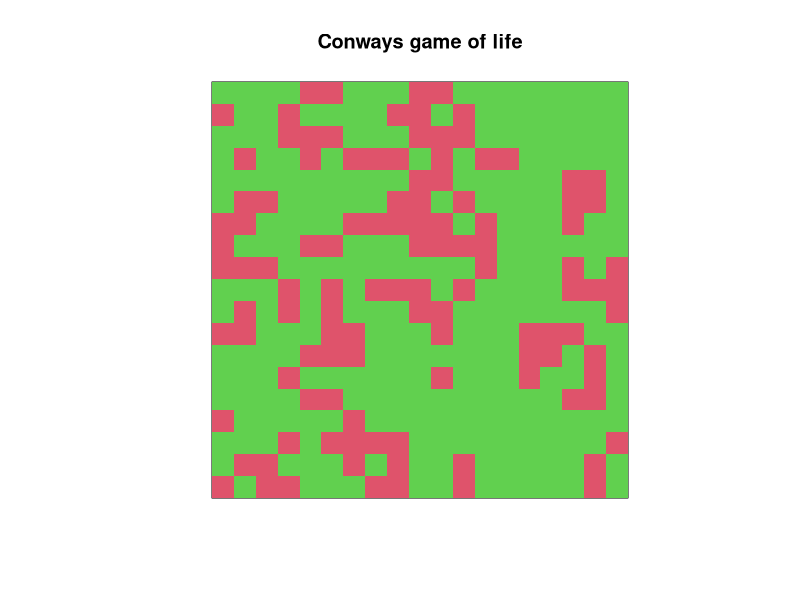
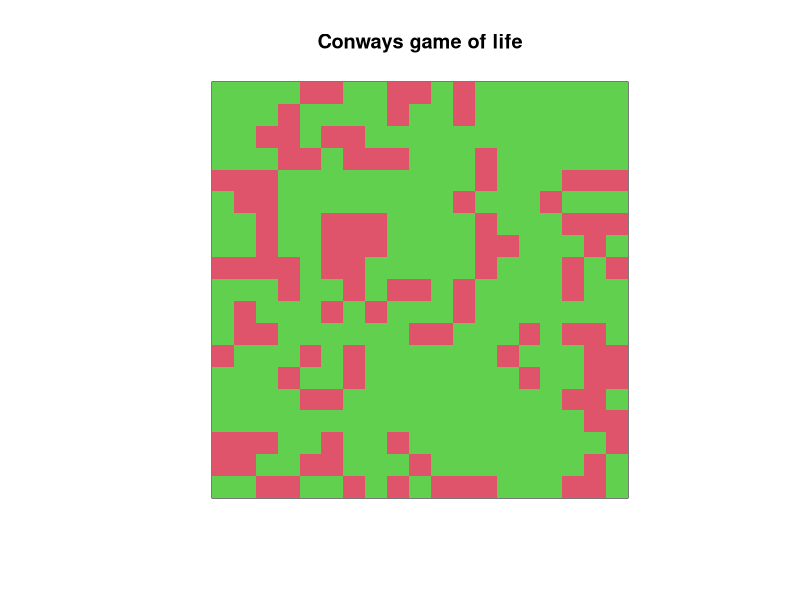
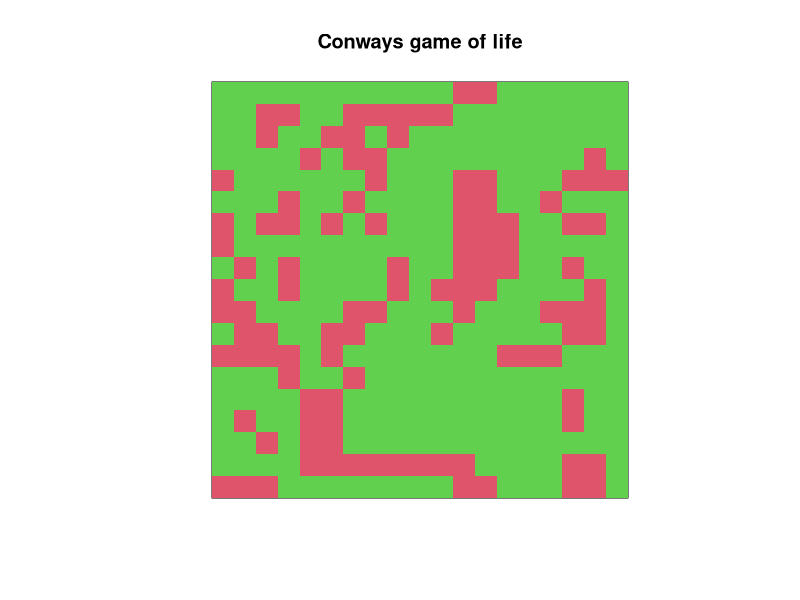
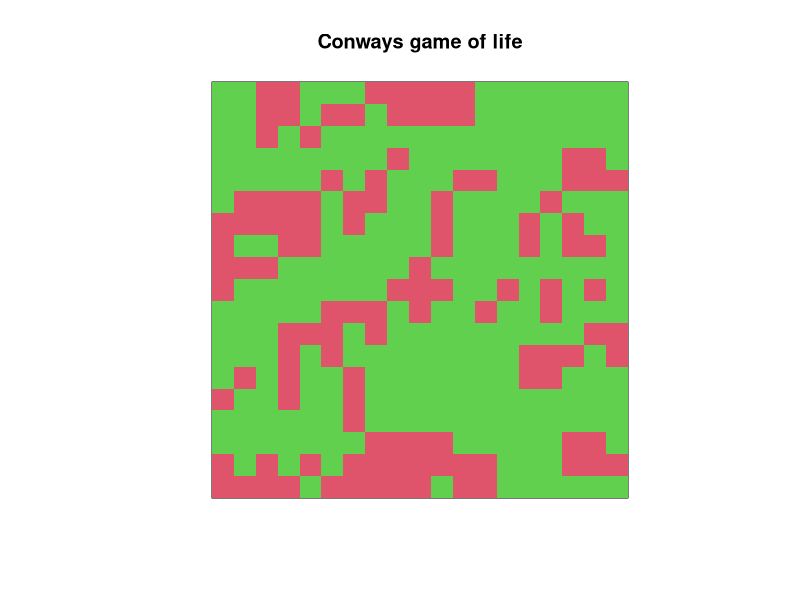
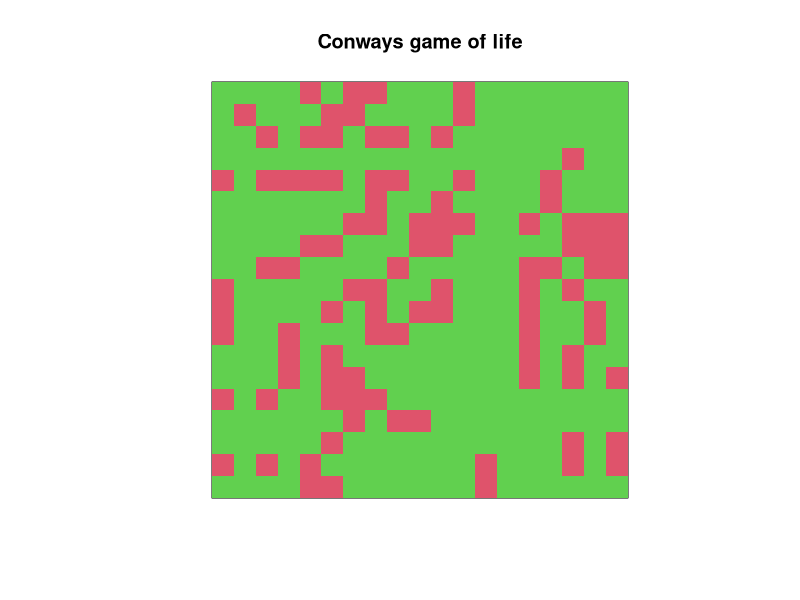
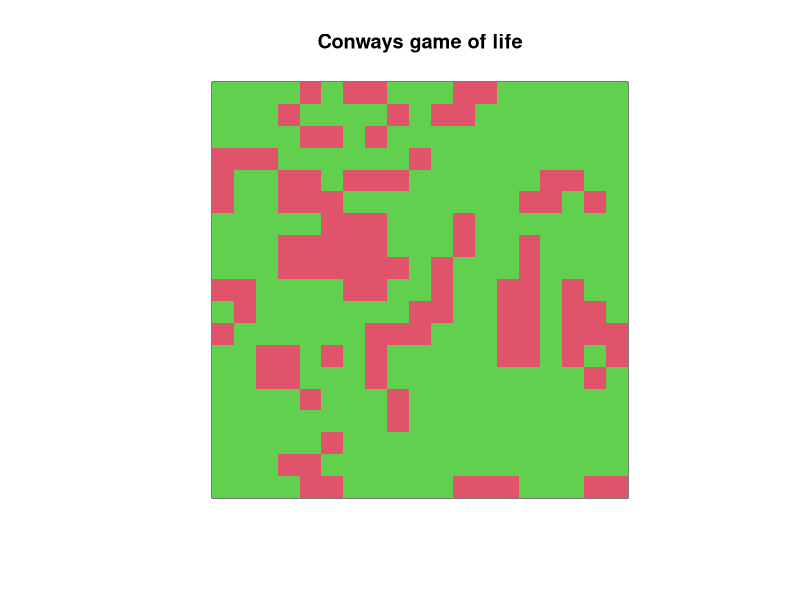
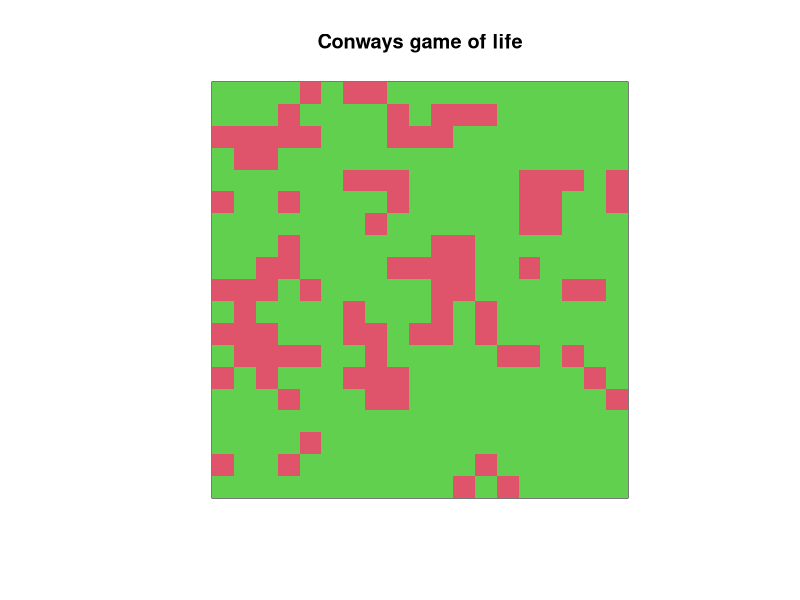
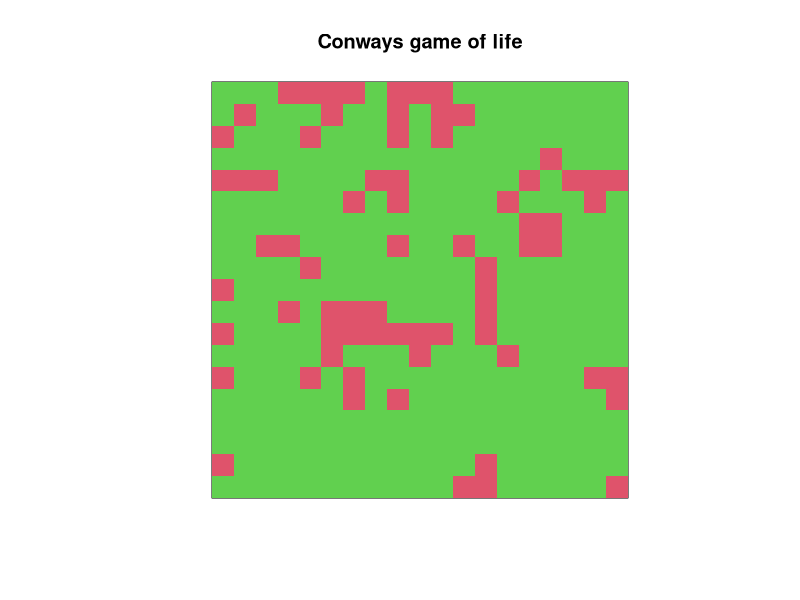

Reproduce these figures in R, in order.
n=20
a=matrix(rbinom((n+2)^2,1,prob=0.3),n+2)

extra_cell <- function(n,a){
  a[1,2:n+1] = a[n+1,2:n+1] #Top line
  a[n+2,2:n+1] = a[2,2:n+1] #Bottom line
  a[2:(n+1),1] = a[2:(n+1),n+1] #Left line
  a[2:(n+1),n+2] = a[2:(n+1),2] #Right line
  
  a[1,1] = a[n+1,n+1]
  a[1,n+2] = a[n+1,2]
  a[n+2,1] = a[2,n+1]
  a[n+2,n+2] = a[2,2]
  
  a
}
neighbours <- function(a){
  n = dim(a)[1]-2
  nbr= a[1:n,1:n] + a[1:n,2:(n+1)] +a[1:n,3:(n+2)]+ #top
    a[2:(n+1),1:n] + a[2:(n+1),3:(n+2)]+ #center
    a[3:(n+2),1:n] + a[3:(n+2),2:(n+1)] + a[3:(n+2),3:(n+2)] #bottom
  
  return(nbr)
}
next_step <- function(a,nbr){
  n = dim(a)[1]-2
  b <- matrix(0,n,n)
  b[a[2:(n+1),2:(n+1)]==1 & (nbr ==2 | nbr == 3)] =1
  b[a[2:(n+1),2:(n+1)]==0 & ( nbr == 3)] =1
  a[2:(n+1),2:(n+1)]<-b
  a<- extra_cell(n,a)
  a
}
plot_mat <- function(a){
  n = dim(a)[1]-2
  par(pty = "s")
  image(a[2:n+1,2:n+1],col = c(3,2),axes=F,frame.plot=T,main="Conways game of life")
}
game <- function(a,n) {
  setwd("~/Documents/Rfiles/T_09/images")
  for (i in 1:30){
    a<-extra_cell(n,a)
    nbr<-neighbours(a)
    a<-next_step(a,nbr)
    name <- paste0("plot",i,".png")
    png(name)
    plot_mat(a)
    Sys.sleep(0.1)
    dev.off()
    
  }
}
game(a,n)